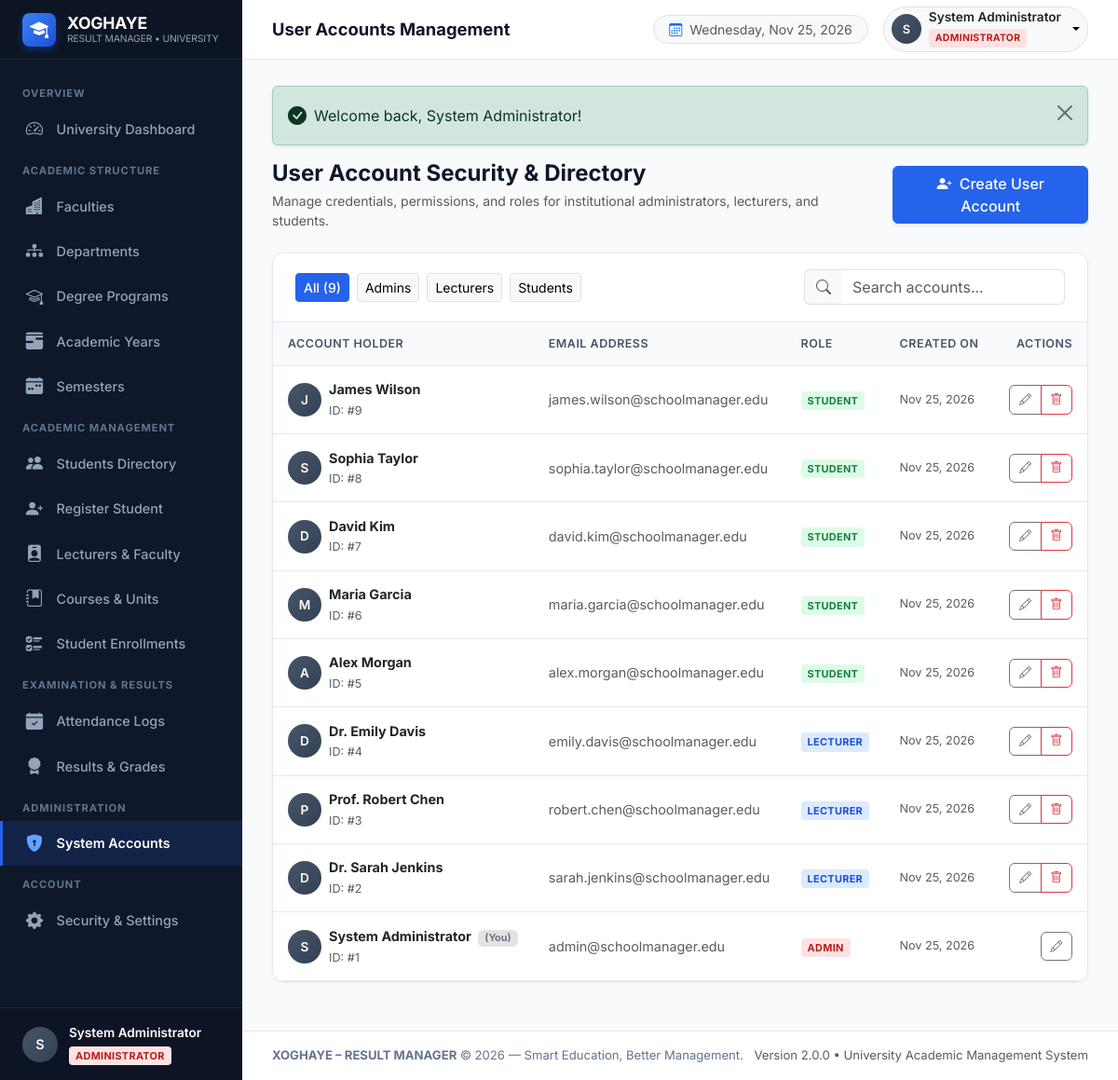
The page /admin/users.php (signed in) on the database its author committed.
### tables this page shows
CREATE TABLE `users` (
  `user_id` INT AUTO_INCREMENT PRIMARY KEY,
  `full_name` VARCHAR(100) NOT NULL,
  `email` VARCHAR(150) NOT NULL UNIQUE,
  `password` VARCHAR(255) NOT NULL,
  `role` ENUM('admin', 'teacher', 'student') NOT NULL DEFAULT 'student',
  `created_at` TIMESTAMP DEFAULT CURRENT_TIMESTAMP,
  `updated_at` TIMESTAMP DEFAULT CURRENT_TIMESTAMP ON UPDATE CURRENT_TIMESTAMP
);

### admin/users.php (the view, shortened to what the rows shown need)
<?php
require_once __DIR__ . '/../includes/auth.php';
$pdo = get_db_connection();
$page_title = 'User Accounts Management';
$current_admin_id = current_user()['user_id'];
$where = [];
$params = [];
$where_sql = !empty($where) ? "WHERE " . implode(" AND ", $where) : "";
$uStmt = $pdo->prepare("SELECT * FROM users $where_sql ORDER BY user_id DESC");
$uStmt->execute($params);
$users = $uStmt->fetchAll();
require_once __DIR__ . '/../includes/header.php';
?>
<div class="card-modern">
    <div class="table-responsive">
        <table class="table table-modern table-searchable align-middle">
            <thead>
                <tr>
                    <th>Account Holder</th>
                    <th>Email Address</th>
                    <th>Role</th>
                    <th>Created On</th>
                    <th class="text-end">Actions</th>
                </tr>
            </thead>
            <tbody>
                <?php foreach ($users as $u):
                    $role_badge = 'badge-role-student';
                    if ($u['role'] === 'admin') $role_badge = 'badge-role-admin';
                    elseif ($u['role'] === 'teacher') $role_badge = 'badge-role-teacher';
                ?>
                    <tr>
                        <td>
                            <div class="d-flex align-items-center">
                                <div class="user-avatar-mini me-2" style="width: 36px; height: 36px; font-size: 0.85rem;">
                                    <?php echo strtoupper(substr($u['full_name'], 0, 1)); ?>
                                </div>
                                <div>
                                    <div class="fw-bold text-dark">
                                        <?php echo htmlspecialchars($u['full_name']); ?>
                                        <?php if ((int)$u['user_id'] === $current_admin_id): ?>
                                            <span class="badge bg-secondary-subtle text-secondary small ms-1">(You)</span>
                                        <?php endif; ?>
                                    </div>
                                    <small class="text-muted">ID: #<?php echo $u['user_id']; ?></small>
                                </div>
                            </div>
                        </td>
                        <td>
                            <span class="text-muted"><?php echo htmlspecialchars($u['email']); ?></span>
                        </td>
                        <td>
                            <span class="user-role-badge <?php echo $role_badge; ?>">
                                <?php echo ($u['role'] === 'teacher') ? 'Lecturer' : ucfirst($u['role']); ?>
                            </span>
                        </td>
                        <td class="small text-muted">
                            <?php echo format_date($u['created_at']); ?>
                        </td>
                        <td class="text-end">
                            <div class="btn-group btn-action-group">
                                <button type="button" class="btn btn-outline-secondary btn-edit-user"
                                        data-bs-toggle="modal" data-bs-target="#editUserModal"
                                        data-id="<?php echo $u['user_id']; ?>"
                                        data-name="<?php echo htmlspecialchars($u['full_name']); ?>"
                                        data-email="<?php echo htmlspecialchars($u['email']); ?>"
                                        data-role="<?php echo $u['role']; ?>">
                                    <i class="bi bi-pencil"></i>
                                </button>
                                <?php if ((int)$u['user_id'] !== $current_admin_id): ?>
                                    <button type="button" class="btn btn-outline-danger btn-confirm-delete"
                                            data-action="<?php echo base_url('admin/users.php'); ?>"
                                            data-id-field="user_id"
                                            data-record-id="<?php echo $u['user_id']; ?>"
                                            data-csrf="<?php echo $_SESSION['csrf_token'] ?? ''; ?>"
                                            data-item-name="User Account: <?php echo htmlspecialchars($u['full_name']); ?>"
                                            data-message="Are you sure you want to delete this user? Their associated profiles and data will be deleted.">
                                        <i class="bi bi-trash"></i>
                                    </button>
                                <?php endif; ?>
                            </div>
                        </td>
                    </tr>
                <?php endforeach; ?>
            </tbody>
        </table>
    </div>
</div>
<?php require_once __DIR__ . '/../includes/footer.php'; ?>

### includes/sidebar.php (shortened to what the rows shown need)
<?php
$user = current_user();
?>
<aside class="sidebar" id="sidebar">
    <div class="sidebar-footer">
        <?php if ($user): ?>
            <div class="user-snippet">
                <div class="user-avatar-mini">
                    <?php echo strtoupper(substr($user['full_name'], 0, 1)); ?>
                </div>
                <div class="user-info-text">
                    <div class="user-name" title="<?php echo htmlspecialchars($user['full_name']); ?>">
                        <?php echo htmlspecialchars($user['full_name']); ?>
                    </div>
                    <span class="user-role-badge <?php
                        echo ($user['role'] === 'admin') ? 'badge-role-admin' : (($user['role'] === 'teacher') ? 'badge-role-teacher' : 'badge-role-student');
                    ?>">
                        <?php
                        if ($user['role'] === 'admin') echo 'Administrator';
                        elseif ($user['role'] === 'teacher') echo 'Lecturer';
                        else echo 'Student';
                        ?>
                    </span>
                </div>
            </div>
        <?php endif; ?>
    </div>
</aside>

### includes/navbar.php (shortened to what the rows shown need)
<?php
$user = current_user();
$role_badge_class = 'badge-role-student';
$role_display = 'Student';
if ($user && $user['role'] === 'admin') {
    $role_badge_class = 'badge-role-admin';
    $role_display = 'Administrator';
} elseif ($user && $user['role'] === 'teacher') {
    $role_badge_class = 'badge-role-teacher';
    $role_display = 'Lecturer';
}
?>
<header class="top-navbar">
    <div class="d-flex align-items-center">
        <h1 class="navbar-page-title">
            <?php echo htmlspecialchars($page_title ?? 'University Portal'); ?>
        </h1>
    </div>
    <div class="d-flex align-items-center gap-3">
        <?php if ($user): ?>
            <div class="dropdown navbar-user-dropdown">
                <button class="btn btn-light border dropdown-toggle d-flex align-items-center py-1 px-2 rounded-pill" type="button" data-bs-toggle="dropdown" aria-expanded="false">
                    <span class="user-avatar-mini me-2" style="width: 32px; height: 32px; font-size: 0.8rem;">
                        <?php echo strtoupper(substr($user['full_name'], 0, 1)); ?>
                    </span>
                    <span class="d-none d-sm-inline-block text-start me-1">
                        <span class="d-block fw-semibold text-dark lh-1" style="font-size: 0.85rem;"><?php echo htmlspecialchars($user['full_name']); ?></span>
                        <span class="user-role-badge <?php echo $role_badge_class; ?> mt-1" style="font-size: 0.65rem;"><?php echo $role_display; ?></span>
                    </span>
                </button>
            </div>
        <?php endif; ?>
    </div>
</header>

### rows shown on the page
users: full_name "S", full_name "System Administrator", role "ADMINISTRATOR", shows "(You)", user_id "1", email "admin@schoolmanager.edu", role "ADMIN", created_at "Nov 25, 2026"
users: full_name "J", full_name "James Wilson", user_id "9", email "james.wilson@schoolmanager.edu", role "STUDENT", created_at "Nov 25, 2026"
users: full_name "S", full_name "Sophia Taylor", user_id "8", email "sophia.taylor@schoolmanager.edu", role "STUDENT", created_at "Nov 25, 2026"
users: full_name "D", full_name "David Kim", user_id "7", email "david.kim@schoolmanager.edu", role "STUDENT", created_at "Nov 25, 2026"
users: full_name "M", full_name "Maria Garcia", user_id "6", email "maria.garcia@schoolmanager.edu", role "STUDENT", created_at "Nov 25, 2026"
users: full_name "A", full_name "Alex Morgan", user_id "5", email "alex.morgan@schoolmanager.edu", role "STUDENT", created_at "Nov 25, 2026"
users: full_name "D", full_name "Dr. Emily Davis", user_id "4", email "emily.davis@schoolmanager.edu", role "LECTURER", created_at "Nov 25, 2026"
users: full_name "P", full_name "Prof. Robert Chen", user_id "3", email "robert.chen@schoolmanager.edu", role "LECTURER", created_at "Nov 25, 2026"
users: full_name "D", full_name "Dr. Sarah Jenkins", user_id "2", email "sarah.jenkins@schoolmanager.edu", role "LECTURER", created_at "Nov 25, 2026"

### other values the page prints
APP_SHORT_NAME "XOGHAYE"
$page_title "User Accounts Management"
$flash['message'] "Welcome back, System Administrator!"
count($users) "9"
APP_NAME "XOGHAYE – RESULT MANAGER"
APP_TAGLINE "Smart Education, Better Management."
APP_VERSION "2.0.0"
